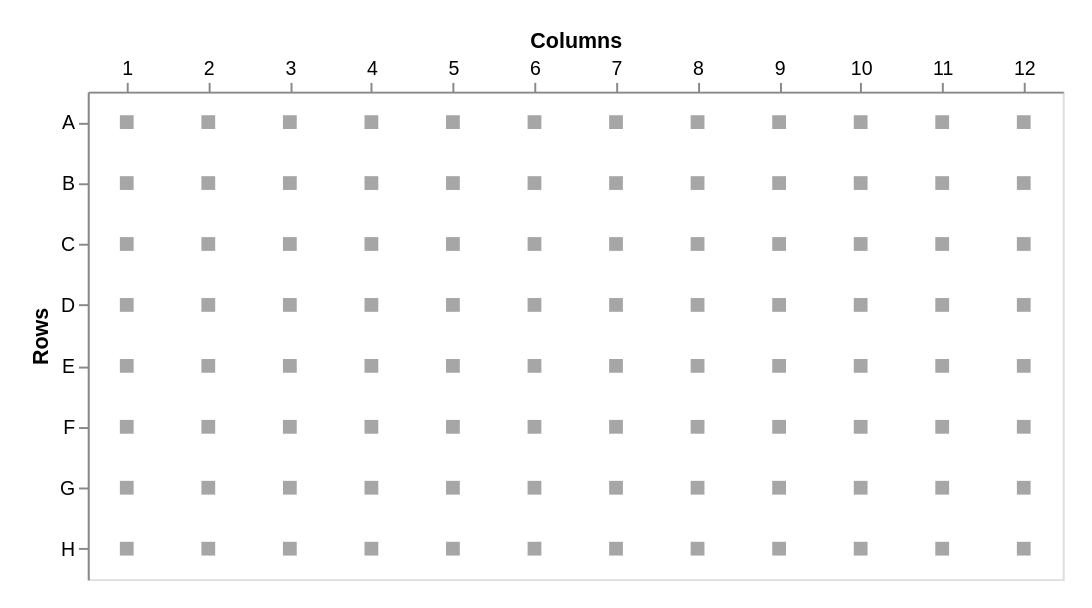

The Vega-Lite source for this figure:
### Vega-Lite specification from a JSON file in a GitHub repository (floating-point values rounded to 4 significant figures)
{"width": 500, "height": 250, "padding": 15, "data": {"values": [{"a": "A", "b": 1}, {"a": "A", "b": 2}, {"a": "A", "b": 3}, {"a": "A", "b": 4}, {"a": "A", "b": 5}, {"a": "A", "b": 6}, {"a": "A", "b": 7}, {"a": "A", "b": 8}, {"a": "A", "b": 9}, {"a": "A", "b": 10}, {"a": "A", "b": 11}, {"a": "A", "b": 12}, {"a": "B", "b": 1}, {"a": "B", "b": 2}, {"a": "B", "b": 3}, {"a": "B", "b": 4}, {"a": "B", "b": 5}, {"a": "B", "b": 6}, {"a": "B", "b": 7}, {"a": "B", "b": 8}, {"a": "B", "b": 9}, {"a": "B", "b": 10}, {"a": "B", "b": 11}, {"a": "B", "b": 12}, {"a": "C", "b": 1}, {"a": "C", "b": 2}, {"a": "C", "b": 3}, {"a": "C", "b": 4}, {"a": "C", "b": 5}, {"a": "C", "b": 6}, {"a": "C", "b": 7}, {"a": "C", "b": 8}, {"a": "C", "b": 9}, {"a": "C", "b": 10}, {"a": "C", "b": 11}, {"a": "C", "b": 12}, {"a": "D", "b": 1}, {"a": "D", "b": 2}, {"a": "D", "b": 3}, {"a": "D", "b": 4}, {"a": "D", "b": 5}, {"a": "D", "b": 6}, {"a": "D", "b": 7}, {"a": "D", "b": 8}, {"a": "D", "b": 9}, {"a": "D", "b": 10}, {"a": "D", "b": 11}, {"a": "D", "b": 12}, {"a": "E", "b": 1}, {"a": "E", "b": 2}, {"a": "E", "b": 3}, {"a": "E", "b": 4}, {"a": "E", "b": 5}, {"a": "E", "b": 6}, {"a": "E", "b": 7}, {"a": "E", "b": 8}, {"a": "E", "b": 9}, {"a": "E", "b": 10}, {"a": "E", "b": 11}, {"a": "E", "b": 12}, {"a": "F", "b": 1}, {"a": "F", "b": 2}, {"a": "F", "b": 3}, {"a": "F", "b": 4}, {"a": "F", "b": 5}, {"a": "F", "b": 6}, {"a": "F", "b": 7}, {"a": "F", "b": 8}, {"a": "F", "b": 9}, {"a": "F", "b": 10}, {"a": "F", "b": 11}, {"a": "F", "b": 12}, {"a": "G", "b": 1}, {"a": "G", "b": 2}, {"a": "G", "b": 3}, {"a": "G", "b": 4}, {"a": "G", "b": 5}, {"a": "G", "b": 6}, {"a": "G", "b": 7}, {"a": "G", "b": 8}, {"a": "G", "b": 9}, {"a": "G", "b": 10}, {"a": "G", "b": 11}, {"a": "G", "b": 12}, {"a": "H", "b": 1}, {"a": "H", "b": 2}, {"a": "H", "b": 3}, {"a": "H", "b": 4}, {"a": "H", "b": 5}, {"a": "H", "b": 6}, {"a": "H", "b": 7}, {"a": "H", "b": 8}, {"a": "H", "b": 9}, {"a": "H", "b": 10}, {"a": "H", "b": 11}, {"a": "H", "b": 12}]}, "mark": {"type": "square", "size": 50, "color": "#808080"}, "encoding": {"x": {"field": "b", "type": "quantitative", "title": "Columns", "axis": {"orient": "top", "labelAngle": 0, "grid": false, "tickCount": 12}, "scale": {"nice": false, "zero": false, "padding": 20, "rangeStep": 1}}, "y": {"field": "a", "type": "ordinal", "title": "Rows", "axis": {"orient": "left", "labelAngle": 0, "grid": false}, "scale": {"nice": false, "zero": false}}}}
